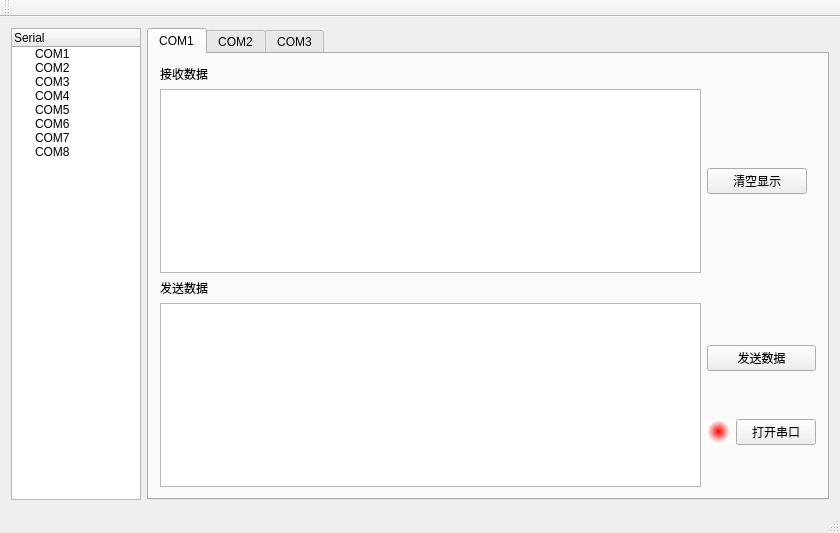
<?xml version="1.0" encoding="UTF-8"?>
<ui version="4.0">
 <class>MainWindow</class>
 <widget class="QMainWindow" name="MainWindow">
  <property name="geometry">
   <rect>
    <x>0</x>
    <y>0</y>
    <width>840</width>
    <height>533</height>
   </rect>
  </property>
  <property name="windowTitle">
   <string>MainWindow</string>
  </property>
  <widget class="QWidget" name="centralWidget">
   <layout class="QGridLayout" name="gridLayout_2">
    <item row="0" column="0">
     <layout class="QHBoxLayout" name="horizontalLayout">
      <item>
       <widget class="QTreeWidget" name="treeWidget">
        <property name="maximumSize">
         <size>
          <width>130</width>
          <height>16777215</height>
         </size>
        </property>
        <property name="contextMenuPolicy">
         <enum>Qt::CustomContextMenu</enum>
        </property>
        <column>
         <property name="text">
          <string>Serial</string>
         </property>
        </column>
        <item>
         <property name="text">
          <string>COM1</string>
         </property>
        </item>
        <item>
         <property name="text">
          <string>COM2</string>
         </property>
        </item>
        <item>
         <property name="text">
          <string>COM3</string>
         </property>
        </item>
        <item>
         <property name="text">
          <string>COM4</string>
         </property>
        </item>
        <item>
         <property name="text">
          <string>COM5</string>
         </property>
        </item>
        <item>
         <property name="text">
          <string>COM6</string>
         </property>
        </item>
        <item>
         <property name="text">
          <string>COM7</string>
         </property>
        </item>
        <item>
         <property name="text">
          <string>COM8</string>
         </property>
        </item>
       </widget>
      </item>
      <item>
       <widget class="QTabWidget" name="tabWidget">
        <property name="currentIndex">
         <number>0</number>
        </property>
        <widget class="QWidget" name="COM1">
         <attribute name="title">
          <string>COM1</string>
         </attribute>
         <layout class="QGridLayout" name="gridLayout_3">
          <item row="0" column="0">
           <layout class="QGridLayout" name="gridLayout">
            <item row="0" column="0">
             <widget class="QLabel" name="label">
              <property name="text">
               <string>接收数据</string>
              </property>
             </widget>
            </item>
            <item row="1" column="0">
             <widget class="QTextEdit" name="textEdit"/>
            </item>
            <item row="1" column="1">
             <widget class="QPushButton" name="pushButton">
              <property name="maximumSize">
               <size>
                <width>100</width>
                <height>16777215</height>
               </size>
              </property>
              <property name="text">
               <string>清空显示</string>
              </property>
             </widget>
            </item>
            <item row="2" column="0">
             <widget class="QLabel" name="label_2">
              <property name="text">
               <string>发送数据</string>
              </property>
             </widget>
            </item>
            <item row="3" column="0">
             <widget class="QTextEdit" name="textEdit_2"/>
            </item>
            <item row="3" column="1">
             <layout class="QVBoxLayout" name="verticalLayout">
              <item>
               <widget class="QPushButton" name="pushButton_2">
                <property name="text">
                 <string>发送数据</string>
                </property>
               </widget>
              </item>
              <item>
               <layout class="QHBoxLayout" name="horizontalLayout_2">
                <item>
                 <widget class="QLabel" name="label_8">
                  <property name="minimumSize">
                   <size>
                    <width>23</width>
                    <height>23</height>
                   </size>
                  </property>
                  <property name="maximumSize">
                   <size>
                    <width>23</width>
                    <height>23</height>
                   </size>
                  </property>
                  <property name="styleSheet">
                   <string notr="true">background-color:qradialgradient(spread:pad,cx:0.5,cy:0.5,radius:0.5,fx:0.5,fy:0.5,stop:0 rgba(255,0,0,255),stop:1 rgba(255,255,255,255));
border-radius:12px;
</string>
                  </property>
                  <property name="text">
                   <string/>
                  </property>
                 </widget>
                </item>
                <item>
                 <widget class="QPushButton" name="pushButton_3">
                  <property name="maximumSize">
                   <size>
                    <width>120</width>
                    <height>16777215</height>
                   </size>
                  </property>
                  <property name="text">
                   <string>打开串口</string>
                  </property>
                 </widget>
                </item>
               </layout>
              </item>
             </layout>
            </item>
           </layout>
          </item>
         </layout>
        </widget>
        <widget class="QWidget" name="COM2">
         <attribute name="title">
          <string>COM2</string>
         </attribute>
         <layout class="QGridLayout" name="gridLayout_5">
          <item row="0" column="0">
           <layout class="QHBoxLayout" name="horizontalLayout_12">
            <item>
             <layout class="QVBoxLayout" name="verticalLayout_5">
              <item>
               <layout class="QVBoxLayout" name="verticalLayout_6">
                <item>
                 <layout class="QHBoxLayout" name="horizontalLayout_13">
                  <item>
                   <widget class="QLabel" name="label_12">
                    <property name="maximumSize">
                     <size>
                      <width>48</width>
                      <height>20</height>
                     </size>
                    </property>
                    <property name="text">
                     <string>设备类型</string>
                    </property>
                   </widget>
                  </item>
                  <item>
                   <widget class="QComboBox" name="comboBox_9">
                    <property name="maximumSize">
                     <size>
                      <width>73</width>
                      <height>16777215</height>
                     </size>
                    </property>
                    <item>
                     <property name="text">
                      <string>0xa1</string>
                     </property>
                    </item>
                    <item>
                     <property name="text">
                      <string>0xa2</string>
                     </property>
                    </item>
                    <item>
                     <property name="text">
                      <string>0xa3</string>
                     </property>
                    </item>
                    <item>
                     <property name="text">
                      <string>0xa4</string>
                     </property>
                    </item>
                    <item>
                     <property name="text">
                      <string>0xa5</string>
                     </property>
                    </item>
                    <item>
                     <property name="text">
                      <string>0xa6</string>
                     </property>
                    </item>
                    <item>
                     <property name="text">
                      <string>0xa7</string>
                     </property>
                    </item>
                    <item>
                     <property name="text">
                      <string>0x18</string>
                     </property>
                    </item>
                    <item>
                     <property name="text">
                      <string>0x19</string>
                     </property>
                    </item>
                   </widget>
                  </item>
                 </layout>
                </item>
                <item>
                 <layout class="QHBoxLayout" name="horizontalLayout_14">
                  <item>
                   <widget class="QLabel" name="label_13">
                    <property name="maximumSize">
                     <size>
                      <width>48</width>
                      <height>20</height>
                     </size>
                    </property>
                    <property name="text">
                     <string>协议类型</string>
                    </property>
                   </widget>
                  </item>
                  <item>
                   <widget class="QComboBox" name="comboBox_10">
                    <property name="maximumSize">
                     <size>
                      <width>73</width>
                      <height>16777215</height>
                     </size>
                    </property>
                    <item>
                     <property name="text">
                      <string>SFP</string>
                     </property>
                    </item>
                    <item>
                     <property name="text">
                      <string>RSSP-I</string>
                     </property>
                    </item>
                    <item>
                     <property name="text">
                      <string>透传数据</string>
                     </property>
                    </item>
                   </widget>
                  </item>
                 </layout>
                </item>
                <item>
                 <layout class="QHBoxLayout" name="horizontalLayout_15">
                  <item>
                   <widget class="QLabel" name="label_14">
                    <property name="maximumSize">
                     <size>
                      <width>48</width>
                      <height>20</height>
                     </size>
                    </property>
                    <property name="text">
                     <string>通信周期</string>
                    </property>
                   </widget>
                  </item>
                  <item>
                   <widget class="QComboBox" name="comboBox_11">
                    <property name="maximumSize">
                     <size>
                      <width>73</width>
                      <height>16777215</height>
                     </size>
                    </property>
                    <item>
                     <property name="text">
                      <string>50ms</string>
                     </property>
                    </item>
                    <item>
                     <property name="text">
                      <string>100ms</string>
                     </property>
                    </item>
                    <item>
                     <property name="text">
                      <string>200ms</string>
                     </property>
                    </item>
                   </widget>
                  </item>
                 </layout>
                </item>
               </layout>
              </item>
              <item>
               <layout class="QVBoxLayout" name="verticalLayout_7">
                <item>
                 <layout class="QHBoxLayout" name="horizontalLayout_16">
                  <item>
                   <widget class="QLabel" name="label_15">
                    <property name="maximumSize">
                     <size>
                      <width>48</width>
                      <height>20</height>
                     </size>
                    </property>
                    <property name="text">
                     <string>串口</string>
                    </property>
                   </widget>
                  </item>
                  <item>
                   <widget class="QComboBox" name="com2_serialBox"/>
                  </item>
                 </layout>
                </item>
                <item>
                 <layout class="QHBoxLayout" name="horizontalLayout_17">
                  <item>
                   <widget class="QLabel" name="label_16">
                    <property name="maximumSize">
                     <size>
                      <width>48</width>
                      <height>20</height>
                     </size>
                    </property>
                    <property name="text">
                     <string>波特率</string>
                    </property>
                   </widget>
                  </item>
                  <item>
                   <widget class="QComboBox" name="comboBox_13">
                    <property name="maximumSize">
                     <size>
                      <width>73</width>
                      <height>16777215</height>
                     </size>
                    </property>
                    <item>
                     <property name="text">
                      <string>9600</string>
                     </property>
                    </item>
                    <item>
                     <property name="text">
                      <string>19200</string>
                     </property>
                    </item>
                    <item>
                     <property name="text">
                      <string>38400</string>
                     </property>
                    </item>
                    <item>
                     <property name="text">
                      <string>56000</string>
                     </property>
                    </item>
                    <item>
                     <property name="text">
                      <string>115200</string>
                     </property>
                    </item>
                    <item>
                     <property name="text">
                      <string>128000</string>
                     </property>
                    </item>
                    <item>
                     <property name="text">
                      <string>256000</string>
                     </property>
                    </item>
                    <item>
                     <property name="text">
                      <string>512000</string>
                     </property>
                    </item>
                   </widget>
                  </item>
                 </layout>
                </item>
                <item>
                 <layout class="QHBoxLayout" name="horizontalLayout_18">
                  <item>
                   <widget class="QLabel" name="label_17">
                    <property name="maximumSize">
                     <size>
                      <width>48</width>
                      <height>20</height>
                     </size>
                    </property>
                    <property name="text">
                     <string>数据位</string>
                    </property>
                   </widget>
                  </item>
                  <item>
                   <widget class="QComboBox" name="comboBox_14">
                    <item>
                     <property name="text">
                      <string>8</string>
                     </property>
                    </item>
                    <item>
                     <property name="text">
                      <string>7</string>
                     </property>
                    </item>
                    <item>
                     <property name="text">
                      <string>6</string>
                     </property>
                    </item>
                    <item>
                     <property name="text">
                      <string>5</string>
                     </property>
                    </item>
                   </widget>
                  </item>
                 </layout>
                </item>
                <item>
                 <layout class="QHBoxLayout" name="horizontalLayout_19">
                  <item>
                   <widget class="QLabel" name="label_18">
                    <property name="maximumSize">
                     <size>
                      <width>48</width>
                      <height>20</height>
                     </size>
                    </property>
                    <property name="text">
                     <string>校验位</string>
                    </property>
                   </widget>
                  </item>
                  <item>
                   <widget class="QComboBox" name="comboBox_15">
                    <item>
                     <property name="text">
                      <string>0x00</string>
                     </property>
                    </item>
                    <item>
                     <property name="text">
                      <string>0x01</string>
                     </property>
                    </item>
                    <item>
                     <property name="text">
                      <string>0x02</string>
                     </property>
                    </item>
                   </widget>
                  </item>
                 </layout>
                </item>
                <item>
                 <layout class="QHBoxLayout" name="horizontalLayout_20">
                  <item>
                   <widget class="QLabel" name="label_19">
                    <property name="maximumSize">
                     <size>
                      <width>48</width>
                      <height>20</height>
                     </size>
                    </property>
                    <property name="text">
                     <string>停止位</string>
                    </property>
                   </widget>
                  </item>
                  <item>
                   <widget class="QComboBox" name="comboBox_16">
                    <item>
                     <property name="text">
                      <string>0x00</string>
                     </property>
                    </item>
                    <item>
                     <property name="text">
                      <string>0x01</string>
                     </property>
                    </item>
                    <item>
                     <property name="text">
                      <string>0x02</string>
                     </property>
                    </item>
                   </widget>
                  </item>
                 </layout>
                </item>
                <item>
                 <layout class="QHBoxLayout" name="horizontalLayout_21">
                  <item>
                   <widget class="QLabel" name="label_20">
                    <property name="minimumSize">
                     <size>
                      <width>23</width>
                      <height>23</height>
                     </size>
                    </property>
                    <property name="maximumSize">
                     <size>
                      <width>23</width>
                      <height>23</height>
                     </size>
                    </property>
                    <property name="styleSheet">
                     <string notr="true">background-color:qradialgradient(spread:pad,cx:0.5,cy:0.5,radius:0.5,fx:0.5,fy:0.5,stop:0 rgba(255,0,0,255),stop:1 rgba(255,255,255,255));
border-radius:12px;
</string>
                    </property>
                    <property name="text">
                     <string/>
                    </property>
                   </widget>
                  </item>
                  <item>
                   <widget class="QPushButton" name="pushButton_4">
                    <property name="maximumSize">
                     <size>
                      <width>120</width>
                      <height>16777215</height>
                     </size>
                    </property>
                    <property name="text">
                     <string>打开串口</string>
                    </property>
                   </widget>
                  </item>
                 </layout>
                </item>
               </layout>
              </item>
             </layout>
            </item>
            <item>
             <layout class="QGridLayout" name="gridLayout_4">
              <item row="3" column="0">
               <widget class="QTextEdit" name="textEdit_3"/>
              </item>
              <item row="0" column="0">
               <widget class="QLabel" name="label_21">
                <property name="text">
                 <string>接收数据</string>
                </property>
               </widget>
              </item>
              <item row="3" column="1">
               <layout class="QVBoxLayout" name="verticalLayout_8">
                <item>
                 <widget class="QPushButton" name="pushButton_5">
                  <property name="text">
                   <string>发送数据</string>
                  </property>
                 </widget>
                </item>
               </layout>
              </item>
              <item row="1" column="1">
               <widget class="QPushButton" name="pushButton_6">
                <property name="maximumSize">
                 <size>
                  <width>100</width>
                  <height>16777215</height>
                 </size>
                </property>
                <property name="text">
                 <string>清空显示</string>
                </property>
               </widget>
              </item>
              <item row="2" column="0">
               <widget class="QLabel" name="label_22">
                <property name="text">
                 <string>发送数据</string>
                </property>
               </widget>
              </item>
              <item row="1" column="0">
               <widget class="QTextEdit" name="textEdit_4"/>
              </item>
             </layout>
            </item>
           </layout>
          </item>
         </layout>
        </widget>
        <widget class="QWidget" name="COM3">
         <attribute name="title">
          <string>COM3</string>
         </attribute>
         <layout class="QGridLayout" name="gridLayout_7">
          <item row="0" column="0">
           <layout class="QHBoxLayout" name="horizontalLayout_22">
            <item>
             <layout class="QVBoxLayout" name="verticalLayout_9">
              <item>
               <layout class="QVBoxLayout" name="verticalLayout_10">
                <item>
                 <layout class="QHBoxLayout" name="horizontalLayout_23">
                  <item>
                   <widget class="QLabel" name="label_23">
                    <property name="maximumSize">
                     <size>
                      <width>48</width>
                      <height>20</height>
                     </size>
                    </property>
                    <property name="text">
                     <string>设备类型</string>
                    </property>
                   </widget>
                  </item>
                  <item>
                   <widget class="QComboBox" name="comboBox_17">
                    <property name="maximumSize">
                     <size>
                      <width>73</width>
                      <height>16777215</height>
                     </size>
                    </property>
                    <item>
                     <property name="text">
                      <string>0xa1</string>
                     </property>
                    </item>
                    <item>
                     <property name="text">
                      <string>0xa2</string>
                     </property>
                    </item>
                    <item>
                     <property name="text">
                      <string>0xa3</string>
                     </property>
                    </item>
                    <item>
                     <property name="text">
                      <string>0xa4</string>
                     </property>
                    </item>
                    <item>
                     <property name="text">
                      <string>0xa5</string>
                     </property>
                    </item>
                    <item>
                     <property name="text">
                      <string>0xa6</string>
                     </property>
                    </item>
                    <item>
                     <property name="text">
                      <string>0xa7</string>
                     </property>
                    </item>
                    <item>
                     <property name="text">
                      <string>0x18</string>
                     </property>
                    </item>
                    <item>
                     <property name="text">
                      <string>0x19</string>
                     </property>
                    </item>
                   </widget>
                  </item>
                 </layout>
                </item>
                <item>
                 <layout class="QHBoxLayout" name="horizontalLayout_24">
                  <item>
                   <widget class="QLabel" name="label_24">
                    <property name="maximumSize">
                     <size>
                      <width>48</width>
                      <height>20</height>
                     </size>
                    </property>
                    <property name="text">
                     <string>协议类型</string>
                    </property>
                   </widget>
                  </item>
                  <item>
                   <widget class="QComboBox" name="comboBox_18">
                    <property name="maximumSize">
                     <size>
                      <width>73</width>
                      <height>16777215</height>
                     </size>
                    </property>
                    <item>
                     <property name="text">
                      <string>SFP</string>
                     </property>
                    </item>
                    <item>
                     <property name="text">
                      <string>RSSP-I</string>
                     </property>
                    </item>
                    <item>
                     <property name="text">
                      <string>透传数据</string>
                     </property>
                    </item>
                   </widget>
                  </item>
                 </layout>
                </item>
                <item>
                 <layout class="QHBoxLayout" name="horizontalLayout_25">
                  <item>
                   <widget class="QLabel" name="label_25">
                    <property name="maximumSize">
                     <size>
                      <width>48</width>
                      <height>20</height>
                     </size>
                    </property>
                    <property name="text">
                     <string>通信周期</string>
                    </property>
                   </widget>
                  </item>
                  <item>
                   <widget class="QComboBox" name="comboBox_19">
                    <property name="maximumSize">
                     <size>
                      <width>73</width>
                      <height>16777215</height>
                     </size>
                    </property>
                    <item>
                     <property name="text">
                      <string>50ms</string>
                     </property>
                    </item>
                    <item>
                     <property name="text">
                      <string>100ms</string>
                     </property>
                    </item>
                    <item>
                     <property name="text">
                      <string>200ms</string>
                     </property>
                    </item>
                   </widget>
                  </item>
                 </layout>
                </item>
               </layout>
              </item>
              <item>
               <layout class="QVBoxLayout" name="verticalLayout_11">
                <item>
                 <layout class="QHBoxLayout" name="horizontalLayout_26">
                  <item>
                   <widget class="QLabel" name="label_26">
                    <property name="maximumSize">
                     <size>
                      <width>50</width>
                      <height>20</height>
                     </size>
                    </property>
                    <property name="text">
                     <string>串口</string>
                    </property>
                   </widget>
                  </item>
                  <item>
                   <widget class="QComboBox" name="com3_serialBox"/>
                  </item>
                 </layout>
                </item>
                <item>
                 <layout class="QHBoxLayout" name="horizontalLayout_27">
                  <item>
                   <widget class="QLabel" name="label_27">
                    <property name="maximumSize">
                     <size>
                      <width>48</width>
                      <height>20</height>
                     </size>
                    </property>
                    <property name="text">
                     <string>波特率</string>
                    </property>
                   </widget>
                  </item>
                  <item>
                   <widget class="QComboBox" name="comboBox_21">
                    <property name="maximumSize">
                     <size>
                      <width>73</width>
                      <height>16777215</height>
                     </size>
                    </property>
                    <item>
                     <property name="text">
                      <string>9600</string>
                     </property>
                    </item>
                    <item>
                     <property name="text">
                      <string>19200</string>
                     </property>
                    </item>
                    <item>
                     <property name="text">
                      <string>38400</string>
                     </property>
                    </item>
                    <item>
                     <property name="text">
                      <string>56000</string>
                     </property>
                    </item>
                    <item>
                     <property name="text">
                      <string>115200</string>
                     </property>
                    </item>
                    <item>
                     <property name="text">
                      <string>128000</string>
                     </property>
                    </item>
                    <item>
                     <property name="text">
                      <string>256000</string>
                     </property>
                    </item>
                    <item>
                     <property name="text">
                      <string>512000</string>
                     </property>
                    </item>
                   </widget>
                  </item>
                 </layout>
                </item>
                <item>
                 <layout class="QHBoxLayout" name="horizontalLayout_28">
                  <item>
                   <widget class="QLabel" name="label_28">
                    <property name="maximumSize">
                     <size>
                      <width>48</width>
                      <height>20</height>
                     </size>
                    </property>
                    <property name="text">
                     <string>数据位</string>
                    </property>
                   </widget>
                  </item>
                  <item>
                   <widget class="QComboBox" name="comboBox_22">
                    <item>
                     <property name="text">
                      <string>8</string>
                     </property>
                    </item>
                    <item>
                     <property name="text">
                      <string>7</string>
                     </property>
                    </item>
                    <item>
                     <property name="text">
                      <string>6</string>
                     </property>
                    </item>
                    <item>
                     <property name="text">
                      <string>5</string>
                     </property>
                    </item>
                   </widget>
                  </item>
                 </layout>
                </item>
                <item>
                 <layout class="QHBoxLayout" name="horizontalLayout_29">
                  <item>
                   <widget class="QLabel" name="label_29">
                    <property name="maximumSize">
                     <size>
                      <width>48</width>
                      <height>20</height>
                     </size>
                    </property>
                    <property name="text">
                     <string>校验位</string>
                    </property>
                   </widget>
                  </item>
                  <item>
                   <widget class="QComboBox" name="comboBox_23">
                    <item>
                     <property name="text">
                      <string>0x00</string>
                     </property>
                    </item>
                    <item>
                     <property name="text">
                      <string>0x01</string>
                     </property>
                    </item>
                    <item>
                     <property name="text">
                      <string>0x02</string>
                     </property>
                    </item>
                   </widget>
                  </item>
                 </layout>
                </item>
                <item>
                 <layout class="QHBoxLayout" name="horizontalLayout_30">
                  <item>
                   <widget class="QLabel" name="label_30">
                    <property name="maximumSize">
                     <size>
                      <width>48</width>
                      <height>20</height>
                     </size>
                    </property>
                    <property name="text">
                     <string>停止位</string>
                    </property>
                   </widget>
                  </item>
                  <item>
                   <widget class="QComboBox" name="comboBox_24">
                    <item>
                     <property name="text">
                      <string>0x00</string>
                     </property>
                    </item>
                    <item>
                     <property name="text">
                      <string>0x01</string>
                     </property>
                    </item>
                    <item>
                     <property name="text">
                      <string>0x02</string>
                     </property>
                    </item>
                   </widget>
                  </item>
                 </layout>
                </item>
                <item>
                 <layout class="QHBoxLayout" name="horizontalLayout_31">
                  <item>
                   <widget class="QLabel" name="label_31">
                    <property name="minimumSize">
                     <size>
                      <width>23</width>
                      <height>23</height>
                     </size>
                    </property>
                    <property name="maximumSize">
                     <size>
                      <width>23</width>
                      <height>23</height>
                     </size>
                    </property>
                    <property name="styleSheet">
                     <string notr="true">background-color:qradialgradient(spread:pad,cx:0.5,cy:0.5,radius:0.5,fx:0.5,fy:0.5,stop:0 rgba(255,0,0,255),stop:1 rgba(255,255,255,255));
border-radius:12px;
</string>
                    </property>
                    <property name="text">
                     <string/>
                    </property>
                   </widget>
                  </item>
                  <item>
                   <widget class="QPushButton" name="pushButton_7">
                    <property name="maximumSize">
                     <size>
                      <width>120</width>
                      <height>16777215</height>
                     </size>
                    </property>
                    <property name="text">
                     <string>打开串口</string>
                    </property>
                   </widget>
                  </item>
                 </layout>
                </item>
               </layout>
              </item>
             </layout>
            </item>
            <item>
             <layout class="QGridLayout" name="gridLayout_6">
              <item row="3" column="0">
               <widget class="QTextEdit" name="textEdit_5"/>
              </item>
              <item row="0" column="0">
               <widget class="QLabel" name="label_32">
                <property name="text">
                 <string>接收数据</string>
                </property>
               </widget>
              </item>
              <item row="3" column="1">
               <layout class="QVBoxLayout" name="verticalLayout_12">
                <item>
                 <widget class="QPushButton" name="pushButton_8">
                  <property name="text">
                   <string>发送数据</string>
                  </property>
                 </widget>
                </item>
               </layout>
              </item>
              <item row="1" column="1">
               <widget class="QPushButton" name="pushButton_9">
                <property name="maximumSize">
                 <size>
                  <width>100</width>
                  <height>16777215</height>
                 </size>
                </property>
                <property name="text">
                 <string>清空显示</string>
                </property>
               </widget>
              </item>
              <item row="2" column="0">
               <widget class="QLabel" name="label_33">
                <property name="text">
                 <string>发送数据</string>
                </property>
               </widget>
              </item>
              <item row="1" column="0">
               <widget class="QTextEdit" name="textEdit_6"/>
              </item>
             </layout>
            </item>
           </layout>
          </item>
         </layout>
        </widget>
       </widget>
      </item>
     </layout>
    </item>
   </layout>
  </widget>
  <widget class="QMenuBar" name="menuBar">
   <property name="geometry">
    <rect>
     <x>0</x>
     <y>0</y>
     <width>840</width>
     <height>23</height>
    </rect>
   </property>
  </widget>
  <widget class="QToolBar" name="mainToolBar">
   <attribute name="toolBarArea">
    <enum>TopToolBarArea</enum>
   </attribute>
   <attribute name="toolBarBreak">
    <bool>false</bool>
   </attribute>
  </widget>
  <widget class="QStatusBar" name="statusBar"/>
 </widget>
 <layoutdefault spacing="6" margin="11"/>
 <resources/>
 <connections/>
</ui>
